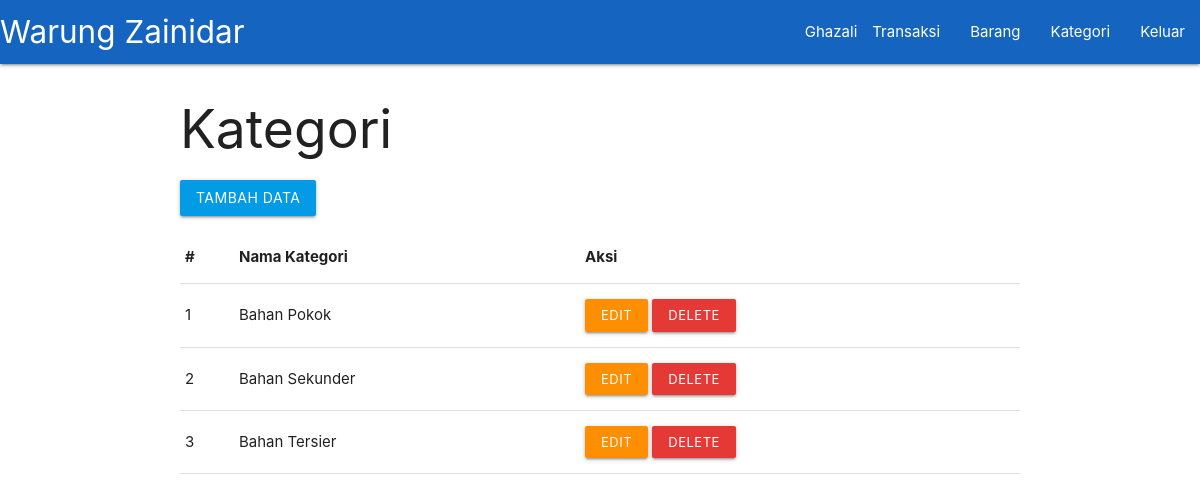
The app's page /kategori (signed in) with its own data.
### tables this page shows
CREATE TABLE `tbl_kategori` (
  `id_kategori` int(11) NOT NULL AUTO_INCREMENT,
  `nama_kategori` varchar(35) DEFAULT NULL,
  PRIMARY KEY (`id_kategori`)
);

### controllers/KategoriController.php (called while the page is built, shortened)
<?php
  class KategoriController
  {
    public $kategori = null;
    public function __construct()
    {
      $this->kategori = new Kategori();
    }
    public function index(Router $router)
    {
      $kategories = $this->kategori->getAllData();
      $router->renderView('kategori/index', compact('kategories'));
    }
  }

### public/index.php (called while the page is built, shortened)
<?php
  $router = new Router();
  $router->get('/', [new BarangController, 'index']);
  $router->get('/api', [new getData, 'index']);
  $router->get('/login', [new LoginController, 'index']);
  $router->get('/logout', [new LoginController, 'logout']);
  $router->post('/login', [new LoginController, 'login']);
  $router->get('/kategori', [new KategoriController, 'index']);
  $router->get('/kategori/create', [new KategoriController, 'create']);
  $router->post('/kategori/create', [new KategoriController, 'create']);
  $router->get('/kategori/update', [new KategoriController, 'update']);
  $router->post('/kategori/update', [new KategoriController, 'update']);
  $router->post('/kategori/delete', [new KategoriController, 'delete']);
  $router->get('/barang', [new BarangController, 'index']);
  $router->get('/barang/create', [new BarangController, 'create']);
  $router->post('/barang/create', [new BarangController, 'create']);
  $router->get('/barang/update', [new BarangController, 'update']);
  $router->post('/barang/update', [new BarangController, 'update']);
  $router->post('/barang/delete', [new BarangController, 'delete']);
  $router->get('/transaksi', [new TransaksiController, 'index']);
  $router->get('/penjualan/create', [new TransaksiPenjualan, 'create']);
  $router->post('/penjualan/create', [new TransaksiPenjualan, 'create']);
  $router->get('/pembelian/create', [new TransaksiPembelian, 'create']);
  $router->post('/pembelian/create', [new TransaksiPembelian, 'create']);
  $router->resolve();

### models/Kategori.php (called while the page is built, shortened)
<?php
  class Kategori extends Model
  {
    public $db;
    public function __construct()
    {
      $this->db = new Database();
    }
    public function getAllData()
    {
      $statement = $this->db->pdo->query("SELECT * FROM tbl_kategori");
      $statement->execute();
      return $statement->fetchAll(PDO::FETCH_ASSOC);
    }
}

### Database.php (called while the page is built, shortened)
<?php
  class Database
  {
    public function __construct()
    {
      $this->pdo = new PDO('mysql:host=localhost;port=3306;dbname=db_sembako', 'root', '', [PDO::ATTR_ERRMODE => PDO::ERRMODE_EXCEPTION]);
    }
  }

### views/kategori/index.php (the view, shortened to what this page needs)
<h2>Kategori</h2>
<a href="/kategori/create" class="btn light-blue darken-1 waves-effect waves-light">Tambah Data</a>
<table class="responsive-table my-1">
  <thead>
    <th>#</th>
    <th>Nama Kategori</th>
    <th>Aksi</th>
  </thead>
  <tbody>
    <?php foreach ($kategories as $i => $kategori) : ?>
      <tr>
        <td><?php echo ++$i; ?></td>
        <td><?php echo $kategori['nama_kategori']; ?></td>
        <td>
          <a href="/kategori/update?id=<?php echo $kategori['id_kategori']; ?>" class="btn btn-small  amber darken-3 waves-effect waves-light">Edit</a>
          <form action="/kategori/delete" method="POST" class="dinline">
            <input type="submit" class="btn btn-small red darken-1 input-submit" value="Delete">
          </form>
        </td>
      </tr>
    <?php endforeach; ?>
  </tbody>
</table>
<?php  include_once __DIR__.'/../layouts/footer.php'; ?>

### public/utility.css (style rules this page uses)
body { margin: 0; padding: 0; }
.dinline { display: inline; }
.my-1 { margin: 1em 0; }
.input-submit { color: white; cursor: pointer; }

### records on screen
tbl_kategori: nama_kategori "Bahan Pokok"
tbl_kategori: nama_kategori "Bahan Sekunder"
tbl_kategori: nama_kategori "Bahan Tersier"

### other values on screen
$_SESSION['username'] "Ghazali"
